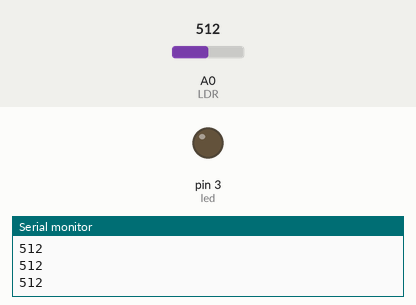
Simulated run of this sketch. Board: Arduino Uno, built with avr-gcc and run on an emulated ATmega328P. Parts: output pins drawn as LEDs (lit = HIGH), the last lines printed to the serial monitor. The inputs (shaded band) are chosen by the test bench; at power-on: A0 (LDR) = 512.

Above: at 1.2 s.
1.3 s: A0 (LDR) set to 489
At 2.5 s:
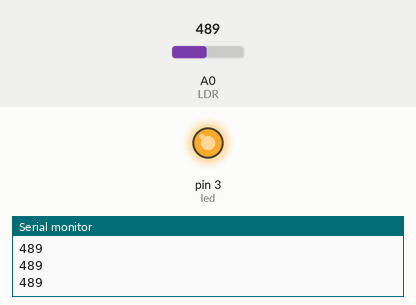
2.8 s: A0 (LDR) set to 510
At 4.0 s:
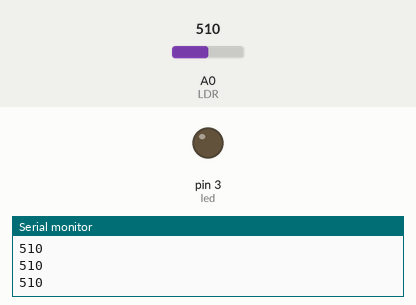
4.3 s: A0 (LDR) set to 490
At 5.3 s:
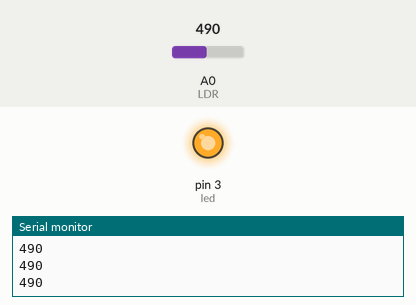
Timing chart, 0 to 7.3 s (numbered marks = the images above; inputs shaded):
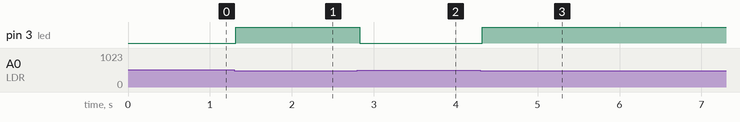

Measured:
- the behaviour switches between 500 and 499 on A0 (LDR) (found by bisection; images 0 and 1)
- after the input at 1.3 s, pin 3 (led): LOW → HIGH at once
- after the input at 2.8 s, pin 3 (led): HIGH → LOW at once
- after the input at 4.3 s, pin 3 (led): LOW → HIGH at once

The sketch:

ldr.ino
```cpp
#define led 3
#define LDR A0
int val=0;

void setup() {
  // put your setup code here, to run once:
Serial.begin(9600);
pinMode(led,OUTPUT);
digitalWrite(led,LOW);
}

void loop() {
  // put your main code here, to run repeatedly:
val=analogRead(LDR);
Serial.println(val);
delay(15);
if(val <500){
  digitalWrite(led,HIGH);
}else{
  digitalWrite(led,LOW);
}
}
```
